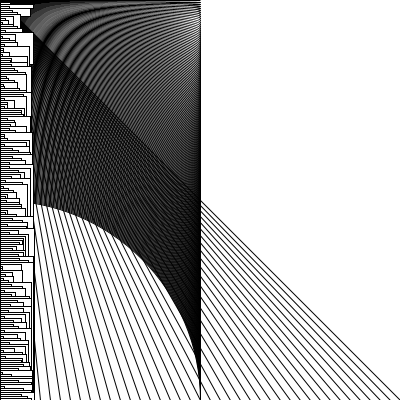
Frame 1 (no input)
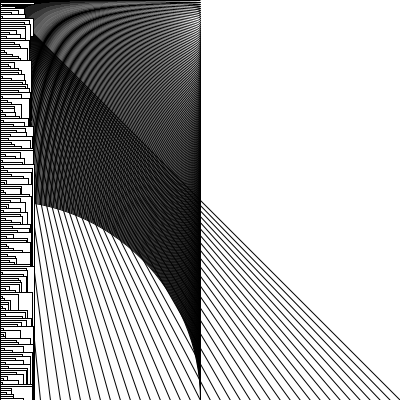
Frame 60 (the mouse pressed at the canvas centre just before this capture)
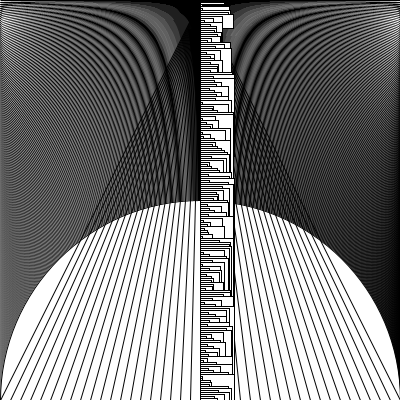
Frame 120 (the mouse held since frame 60 and released just before this capture)

The Processing sketch that drew these frames (run headless with seeded random() and noise(); from frame 60 on, the mouse is pressed at the canvas centre):

// Processing sketch: processing_61360
// ── processing_61360.pde

int mx;
int my;

void setup() {
smooth();
  size(400, 400);
  background(255, 255, 255);
}

void draw () {
  background(255, 255, 255);

  mx=mouseX;

  my=mouseY;
  for (int y=0; y <= 400; y=y+2) {

    ellipse(mouseX, y, 400, y);
  }
  for (int x=0; x <= 400; x=x+10) {

    line(mouseY, 0, x, 400);
  }
     for (int y=0; y <= 400; y=y+2) {

    rect(mouseX, y, random(2,35), y);
  }
}
